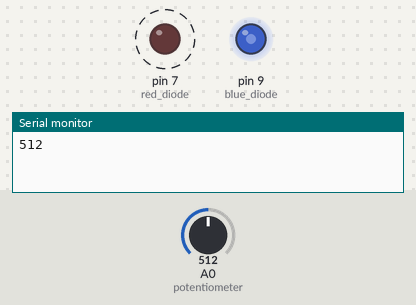
Simulated run of this sketch. Board: Arduino Uno, built with avr-gcc and run on an emulated ATmega328P. Shown: output pins drawn as LEDs (lit = HIGH), the last lines printed to the serial monitor. Dashed ring = blinking. The inputs (shaded band) are chosen by the test bench; at power-on: A0 (potentiometer) = 512.

Above: at 1.8 s.
1.9 s: A0 (potentiometer) set to 122
At 2.11 s:
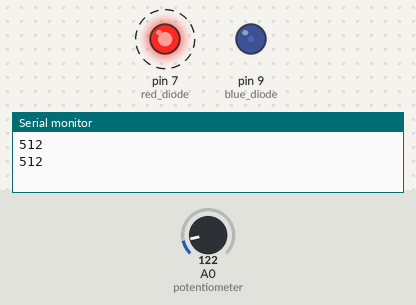
5.4 s: A0 (potentiometer) set to 0
At 6.6 s:
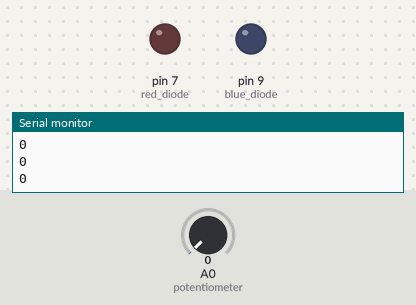
6.9 s: A0 (potentiometer) set to 306
At 7.66 s:
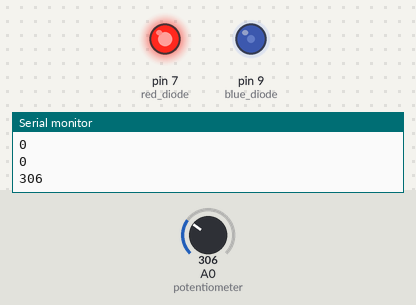
10.4 s: A0 (potentiometer) set to 716
At 11.1 s:
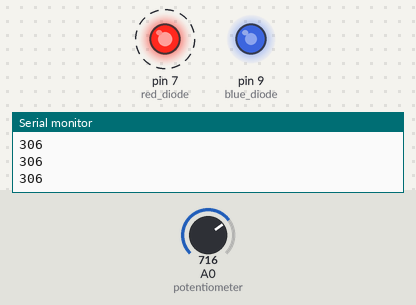
14.5 s: A0 (potentiometer) set to 900
At 15.1 s:
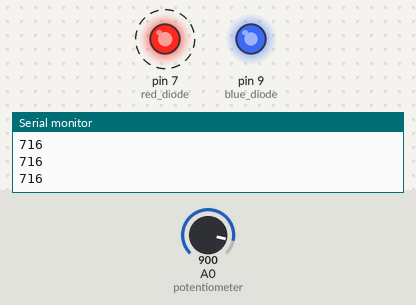
Timing chart, 0 to 19.6 s (numbered marks = the images above; inputs shaded):
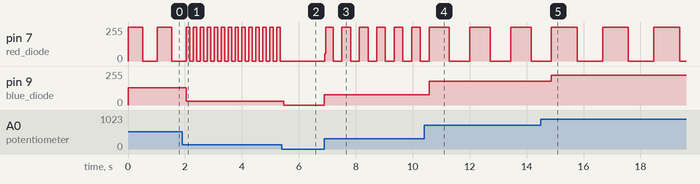

The sketch:

zad_1.ino
```cpp
//Zad_1
// Celem tego zadania jest wykorzystanie potencjometru do:
// - sterowania jasnością niebieskiej diody LED (użyć funkcji analogWrite()) .
// - sterowaniem częstotliwością świecenia czerwonej diody LED (podpowiedź: Użyć funkcji delay()i digitalWrite())
// Obie te funkcjonalności powinny działać jednocześnie
// Wartość ADC powinno wyswietlać się w terminalu
// Udzielić odpowiedzi na pytania

//Zmienna globalna przechowywująca odczyt ADC
int val = 0;


#define red_diode 7
#define potentiometer A0
#define blue_diode 9

void setup() {
  //Ustawienie red_diode i blue_diode jako wyjście
  pinMode(red_diode, OUTPUT);
  pinMode(blue_diode, OUTPUT);

  Serial.begin(9600);
}

void loop() {
  // Sczytywanie wartości z ADC
  val = analogRead(potentiometer);

  //Sterowanie  jasnością diody za pomocą potencjometru
  analogWrite(blue_diode, val/4);

  //Sterowanie opoznieniem gasniecia diody za pomocą potencjometru
  digitalWrite(red_diode, HIGH);
  delay(val);
  digitalWrite(red_diode, LOW);
  delay(val);

  //Wyświetlanie wartości val w terminalu
  Serial.println(val);
}


// Pytania do zadania:
// Czemu przy powolnym stalym obracaniu potencjometrem dioda niebieska nie zmienia jasności płynnie?
// Co stanie się jeśli wyjdziemy w funkcji analogWrite() z zakresu 0-255?
```

Measured:
- after the input at 1.9 s, pin 7 (red_diode): alternates 255/255 for 0.12 s and 0/255 for 0.12 s, starting after 0.27 s; pin 9 (blue_diode): 128/255 → 30/255 after 0.15 s
- after the input at 5.4 s, pin 7 (red_diode): stops changing and stays 0/255; pin 9 (blue_diode): 30/255 → 0/255 after 0.07 s
- after the input at 6.9 s, pin 7 (red_diode): 0/255 → 54/255 at once, then repeats every 0.56 s: 255/255 0.26 s, 0/255 0.31 s; pin 9 (blue_diode): 0/255 → 76/255 at once
- after the input at 10.4 s, pin 7 (red_diode): alternates 255/255 for 0.72 s and 0/255 for 0.72 s, starting after 0.89 s; pin 9 (blue_diode): 76/255 → 179/255 after 0.18 s
- after the input at 14.5 s, pin 7 (red_diode): alternates 255/255 for 0.90 s and 0/255 for 0.90 s, starting after 1.3 s; pin 9 (blue_diode): 179/255 → 225/255 after 0.37 s
- by itself, pin 7 (red_diode): alternates 255/255 for 0.51 s and 0/255 for 0.51 s
